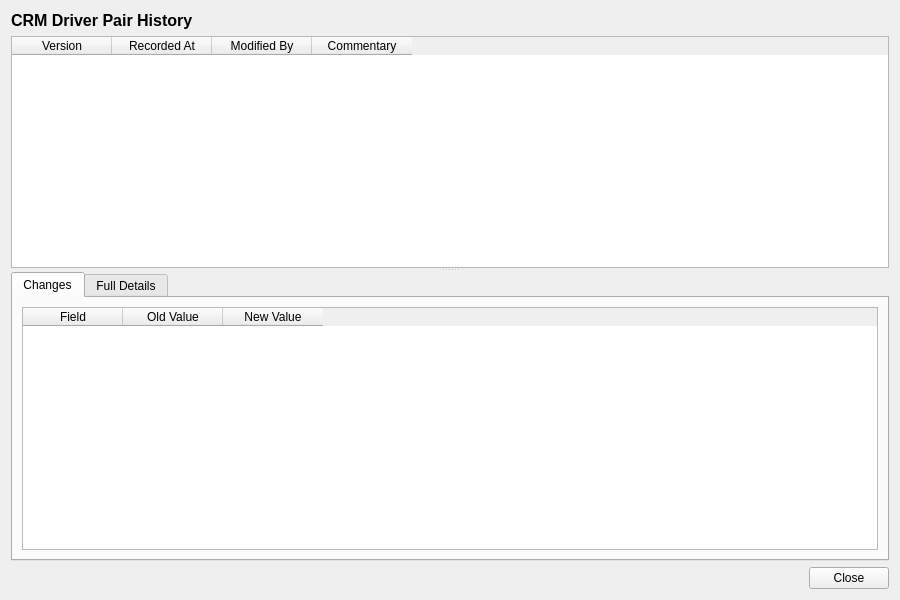
<?xml version="1.0" encoding="UTF-8"?>
<ui version="4.0">
 <class>CrmDriverPairHistoryDialog</class>
 <widget class="QWidget" name="CrmDriverPairHistoryDialog">
  <property name="geometry">
   <rect>
    <x>0</x>
    <y>0</y>
    <width>900</width>
    <height>600</height>
   </rect>
  </property>
  <property name="windowTitle">
   <string>CRM Driver Pair History</string>
  </property>
  <layout class="QVBoxLayout" name="verticalLayout">
   <item>
    <widget class="QLabel" name="titleLabel">
     <property name="font">
      <font>
       <pointsize>12</pointsize>
       <bold>true</bold>
      </font>
     </property>
     <property name="text">
      <string>CRM Driver Pair History</string>
     </property>
    </widget>
   </item>
   <item>
    <widget class="QSplitter" name="splitter">
     <property name="orientation">
      <enum>Qt::Vertical</enum>
     </property>
     <widget class="QTableWidget" name="versionListWidget">
      <property name="minimumHeight">
       <number>150</number>
      </property>
      <property name="maximumHeight">
       <number>250</number>
      </property>
      <property name="alternatingRowColors">
       <bool>true</bool>
      </property>
      <property name="editTriggers">
       <set>QAbstractItemView::NoEditTriggers</set>
      </property>
      <property name="selectionMode">
       <enum>QAbstractItemView::SingleSelection</enum>
      </property>
      <property name="selectionBehavior">
       <enum>QAbstractItemView::SelectRows</enum>
      </property>
      <column>
       <property name="text">
        <string>Version</string>
       </property>
      </column>
      <column>
       <property name="text">
        <string>Recorded At</string>
       </property>
      </column>
      <column>
       <property name="text">
        <string>Modified By</string>
       </property>
      </column>
      <column>
       <property name="text">
        <string>Commentary</string>
       </property>
      </column>
     </widget>
     <widget class="QWidget" name="detailWidget">
      <layout class="QVBoxLayout" name="detailLayout">
       <property name="leftMargin">
        <number>0</number>
       </property>
       <property name="topMargin">
        <number>0</number>
       </property>
       <property name="rightMargin">
        <number>0</number>
       </property>
       <property name="bottomMargin">
        <number>0</number>
       </property>
       <item>
        <widget class="QTabWidget" name="tabWidget">
         <property name="currentIndex">
          <number>0</number>
         </property>
         <widget class="QWidget" name="changesTab">
          <attribute name="title">
           <string>Changes</string>
          </attribute>
          <layout class="QVBoxLayout" name="changesTabLayout">
           <item>
            <widget class="QTableWidget" name="changesTableWidget">
             <property name="editTriggers">
              <set>QAbstractItemView::NoEditTriggers</set>
             </property>
             <property name="alternatingRowColors">
              <bool>true</bool>
             </property>
             <property name="selectionMode">
              <enum>QAbstractItemView::SingleSelection</enum>
             </property>
             <property name="selectionBehavior">
              <enum>QAbstractItemView::SelectRows</enum>
             </property>
             <column>
              <property name="text">
               <string>Field</string>
              </property>
             </column>
             <column>
              <property name="text">
               <string>Old Value</string>
              </property>
             </column>
             <column>
              <property name="text">
               <string>New Value</string>
              </property>
             </column>
            </widget>
           </item>
          </layout>
         </widget>
         <widget class="QWidget" name="fullDetailsTab">
          <attribute name="title">
           <string>Full Details</string>
          </attribute>
          <layout class="QVBoxLayout" name="fullDetailsTabLayout">
           <item>
            <widget class="QScrollArea" name="scrollArea">
             <property name="widgetResizable">
              <bool>true</bool>
             </property>
             <widget class="QWidget" name="scrollAreaWidgetContents">
              <property name="geometry">
               <rect>
                <x>0</x>
                <y>0</y>
                <width>560</width>
                <height>450</height>
               </rect>
              </property>
              <layout class="QFormLayout" name="formLayout">
               <item row="0" column="0">
                <widget class="QLabel" name="idLabel">
                 <property name="text">
                  <string>Id:</string>
                 </property>
                </widget>
               </item>
               <item row="0" column="1">
                <widget class="QLabel" name="idValue">
                 <property name="text">
                  <string/>
                 </property>
                </widget>
               </item>
               <item row="1" column="0">
                <widget class="QLabel" name="base_currency_codeLabel">
                 <property name="text">
                  <string>Base:</string>
                 </property>
                </widget>
               </item>
               <item row="1" column="1">
                <widget class="QLabel" name="baseCcyValue">
                 <property name="text">
                  <string/>
                 </property>
                </widget>
               </item>
               <item row="2" column="0">
                <widget class="QLabel" name="quote_currency_codeLabel">
                 <property name="text">
                  <string>Quote:</string>
                 </property>
                </widget>
               </item>
               <item row="2" column="1">
                <widget class="QLabel" name="quoteCcyValue">
                 <property name="text">
                  <string/>
                 </property>
                </widget>
               </item>
               <item row="3" column="0">
                <widget class="QLabel" name="enabledLabel">
                 <property name="text">
                  <string>Enabled:</string>
                 </property>
                </widget>
               </item>
               <item row="3" column="1">
                <widget class="QLabel" name="enabledCheckBox">
                 <property name="text">
                  <string/>
                 </property>
                </widget>
               </item>
               <item row="4" column="0">
                <widget class="QLabel" name="versionNumberLabel">
                 <property name="text">
                  <string>Version:</string>
                 </property>
                </widget>
               </item>
               <item row="4" column="1">
                <widget class="QLabel" name="versionNumberValue">
                 <property name="text">
                  <string/>
                 </property>
                </widget>
               </item>
               <item row="5" column="0">
                <widget class="QLabel" name="modifiedByLabel">
                 <property name="text">
                  <string>Modified By:</string>
                 </property>
                </widget>
               </item>
               <item row="5" column="1">
                <widget class="QLabel" name="modifiedByValue">
                 <property name="text">
                  <string/>
                 </property>
                </widget>
               </item>
               <item row="6" column="0">
                <widget class="QLabel" name="recordedAtLabel">
                 <property name="text">
                  <string>Recorded At:</string>
                 </property>
                </widget>
               </item>
               <item row="6" column="1">
                <widget class="QLabel" name="recordedAtValue">
                 <property name="text">
                  <string/>
                 </property>
                </widget>
               </item>
               <item row="7" column="0">
                <widget class="QLabel" name="changeCommentaryLabel">
                 <property name="text">
                  <string>Change Commentary:</string>
                 </property>
                </widget>
               </item>
               <item row="7" column="1">
                <widget class="QLabel" name="changeCommentaryValue">
                 <property name="text">
                  <string/>
                 </property>
                 <property name="wordWrap">
                  <bool>true</bool>
                 </property>
                </widget>
               </item>
              </layout>
             </widget>
            </widget>
           </item>
          </layout>
         </widget>
        </widget>
       </item>
      </layout>
     </widget>
    </widget>
   </item>
   <item>
    <layout class="QHBoxLayout" name="buttonLayout">
     <item>
      <spacer name="horizontalSpacer">
       <property name="orientation">
        <enum>Qt::Horizontal</enum>
       </property>
       <property name="sizeHint" stdset="0">
        <size><width>40</width><height>20</height></size>
       </property>
      </spacer>
     </item>
     <item>
      <widget class="QPushButton" name="closeButton">
       <property name="text">
        <string>Close</string>
       </property>
      </widget>
     </item>
    </layout>
   </item>
  </layout>
 </widget>
 <resources/>
 <connections/>
</ui>
